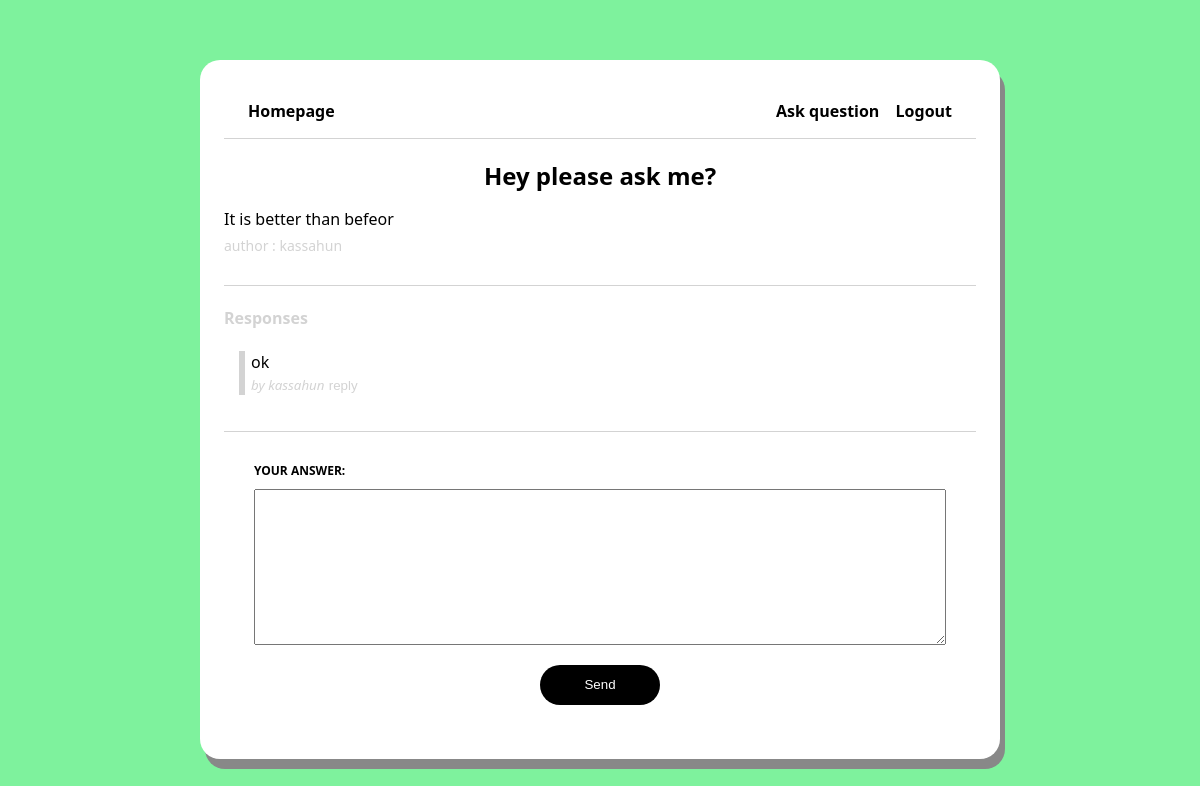
The app's page /question/2/ (signed in), older data.
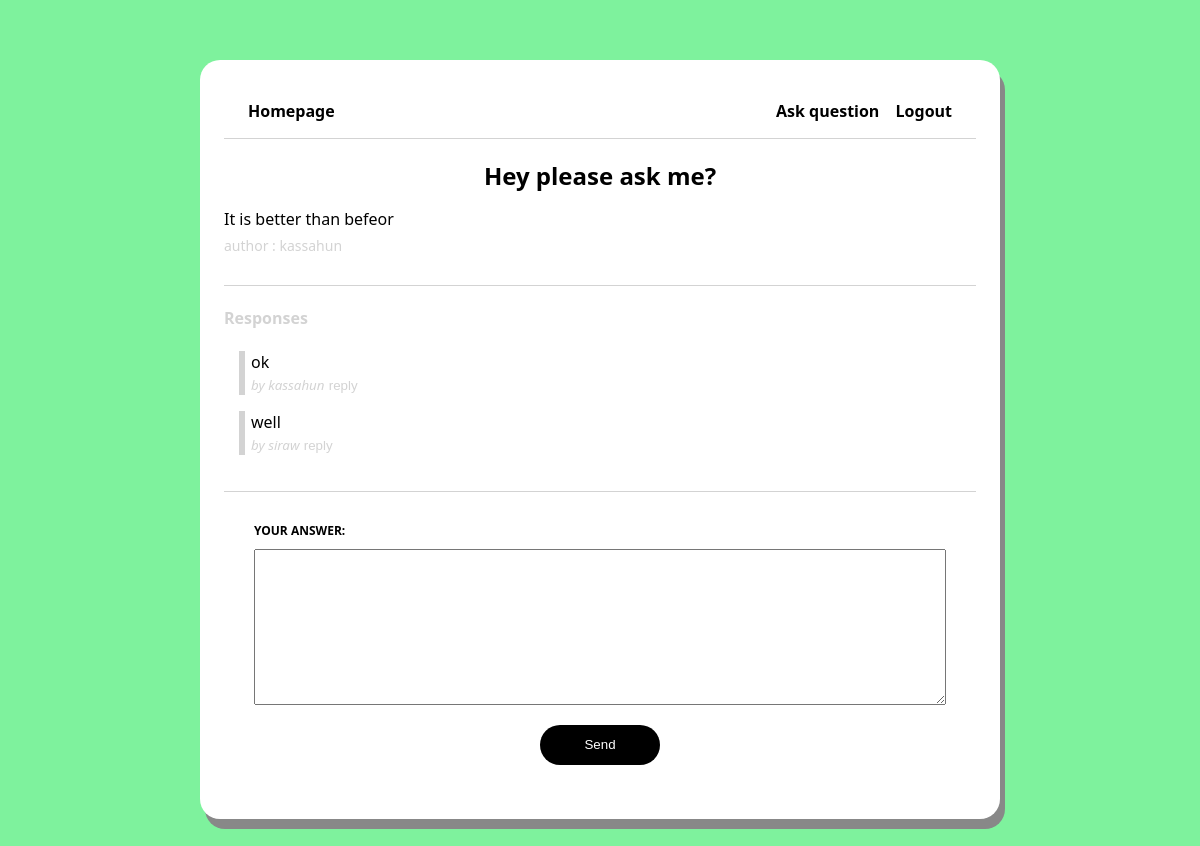
The same page, newer data.
### knowledge_portal/models.py (models this page shows, shortened)
class Response(models.Model):
    user = models.ForeignKey(User, null=False, on_delete=models.CASCADE)
    question = models.ForeignKey(Question, null=False, on_delete=models.CASCADE, related_name='responses')
    parent = models.ForeignKey('self', null=True, blank=True, on_delete=models.CASCADE)
    body = models.TextField(null=False)
    created_at = models.DateTimeField(auto_now_add=True)
    updated_at = models.DateTimeField(auto_now=True)
    def get_responses(self):
        return Response.objects.filter(parent=self)

### knowledge_portal/views.py (the view, shortened to what this page needs)
# urls.py: path('question/<int:id>/', views.questionPage, name='question'),
@login_required
def questionPage(request, id):
    response_form = NewResponseForm()
    reply_form = NewReplyForm()
    question = Question.objects.get(id=id)
    context = {
        'question': question,
        'response_form': response_form,
        'reply_form': reply_form,
    }
    return render(request, 'knowledge_portal/question.html', context)

### knowledge_portal/forms.py
class NewResponseForm(forms.ModelForm):
    class Meta:
        model = Response
        fields = ['body']

class NewReplyForm(forms.ModelForm):
    class Meta:
        model = Response
        fields = ['body']
        widgets = {
            'body': forms.Textarea(attrs={
                'rows': 2,
                'placeholder': 'What are your thoughts?'
            })
        }

### knowledge_portal/models.py (called while the page is built)
    def get_responses(self):
        return self.responses.filter(parent=None)

### knowledge_portal/templates/Knowledge_portal/question.html (shortened to what this page needs)
{% extends 'knowledge_portal/page.html' %}
{% block content %}
<div class="page question-page">
<h2 class="question-title">{{question.title}}</h2>
<p class="question-body">{{question.body}}</p>
<span class="question-author">author : {{question.author.username}}</span>
<div class="responses-container">
  <h4 class="responses-container-heading">Responses</h4>
  {% if not question.responses.all %}
    <p class="no-responses-text">No responses yet</p>
  {% else %}
    {% for response in question.get_responses %}
      {% include 'knowledge_portal/response.html' with response=response %}
    {% endfor %}
  {% endif %}
</div>
{% if user.is_authenticated %}
<form method="POST" action="" class="response-form">
<div class="fieldWrapper">
  <label for="{{response_form.body.id_for_label}}">Your answer:</label>
  {{response_form.body}}
</div>
<input type="submit" value="Send" class="submit-button"/>
</form>
{% endif %}
</div>
{% endblock %}

### knowledge_portal/templates/Knowledge_portal/response.html (shortened to what this page needs)
<blockquote id="{{response.id}}">
    <p class="response-body">{{response.body}}</p>
    <small class="response-author">by {{response.user.username}}</small>
    {% if user.is_authenticated %}
      <button class="reply-button" onclick="handleReplyButton('{{response.id}}')">Reply</button>
    {% endif %}
</blockquote>

Row changes from the older to the newer data that the page shows:
added Response: body "well", user.username "siraw"
